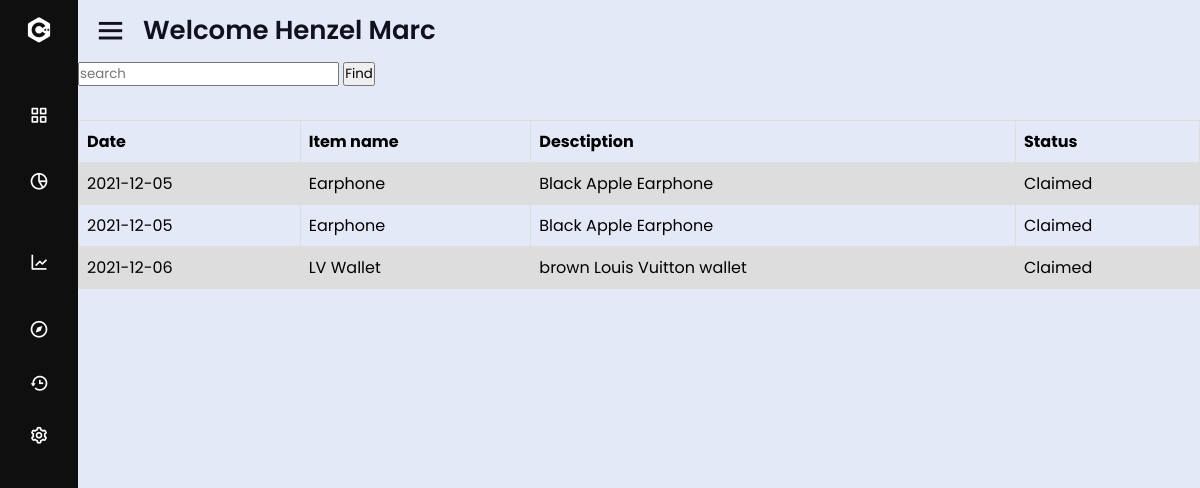
Page /LostAndFound/viewfounditem.php (signed in) on the committed database.
### tables this page shows
CREATE TABLE `items_table` (
  `id` int(30) NOT NULL,
  `item_name` varchar(100) NOT NULL,
  `description` varchar(1000) NOT NULL,
  `date` date NOT NULL,
  `img_dir` varchar(200) NOT NULL,
  `found` tinyint(1) NOT NULL
);

### LostAndFound/viewfounditem.php (the view)
<?php session_start();
include 'view/navbar.php';
include 'inc/db.inc.php';
                if(isset($_POST['search'])){
                    $searchKey = $_POST['search'];
                    $query = "SELECT * FROM items_table where item_name like '%$searchKey%' or description like '%$searchKey%' ";
                }
                else {
                    $query = "SELECT * FROM items_table where found = true order by date ";
                    $searchKey = "";
                }
                $result = mysqli_query($conn, $query);
?>
    <div>
      <form action="viewlostitem.php" method="post">
        <input type="text" name="search" placeholder="search" value="<?php echo $searchKey?>">
        <input type="submit" name="search-submit" value="Find" >
      </form>
      <table>
         <tr>
              <th>Date</th>
              <th>Item name</th>
              <th>Desctiption</th>
              <th>Status</th>
          </tr>
              <?php
                while($row = mysqli_fetch_array($result))
              {
              ?>
          <tr>
              <td><?php echo $row["date"]; ?></td>
              <td><?php echo $row["item_name"]; ?></td>
              <td><?php echo $row["description"]; ?></td>
              <td><?php echo $row["found"] = true ? "Claimed" :  "Found" ; ?></td>
              </tr>
                <?php
                }
                ?>
      </table>
    </div>
<?php include 'view/navbarClosing.php' ; ?>

### LostAndFound/design/dashboard.css (style rules this page uses)
* { margin: 0; padding: 0; box-sizing: border-box; font-family: 'Poppins', sans-serif; }
form input { margin-bottom: 3%; }
table { font-family: arial, sans-serif; border-collapse: collapse; width: 100%; }
td, th { border: 1px solid #dddddd; text-align: left; padding: 8px; }
tr:nth-child(even) { background-color: #dddddd; }

### rows in the picture
items_table: date "2021-12-05", item_name "Earphone", description "Black Apple Earphone", found "Claimed"
items_table: date "2021-12-05", item_name "Earphone", description "Black Apple Earphone", found "Claimed"
items_table: date "2021-12-06", item_name "LV Wallet", description "brown Louis Vuitton wallet", found "Claimed"

### other values in the picture
$_SESSION['fname'] "Henzel Marc"
